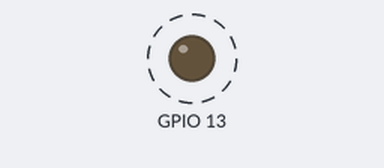
The program below on a simulated Raspberry Pi (BCM pin numbers). On the bench: output pins drawn as LEDs (lit = HIGH). Dashed ring = blinking. What the program prints to the terminal is not drawn. At 51.1 s the program stops and its outputs stay as they are.

Above: at 0.05 s.
Timing chart, 0 to 3.0 s (numbered marks = the images above):
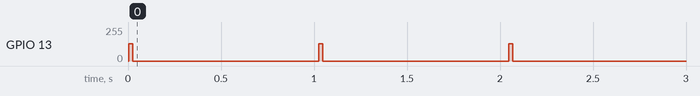

The program:

PWM_tets_1_.py
```python
import RPi.GPIO as GPIO
import time
import pigpio


PI = pigpio.pi()
PI.hardware_PWM(13,0,500000)

t = 1/1000000
p = 0
while p < 50:

    p += 1
    f = 430000
    for i in range(100):

        PI.hardware_PWM(13,f,500000)
        f += 400
        a = PI.get_current_tick()
        time.sleep(t)
        b = PI.get_current_tick()
#         print(b-a)
#         print(f)
    print(b-a)

    PI.hardware_PWM(13,0,500000)
    time.sleep(1)

PI.stop()
# PI.hardware_PWM(13,30000,500000)
```

Measured:
- by itself, GPIO 13: alternates 128/255 for 0.02 s and 0/255 for 1.0 s, 100 changes in all, then stays 0/255
